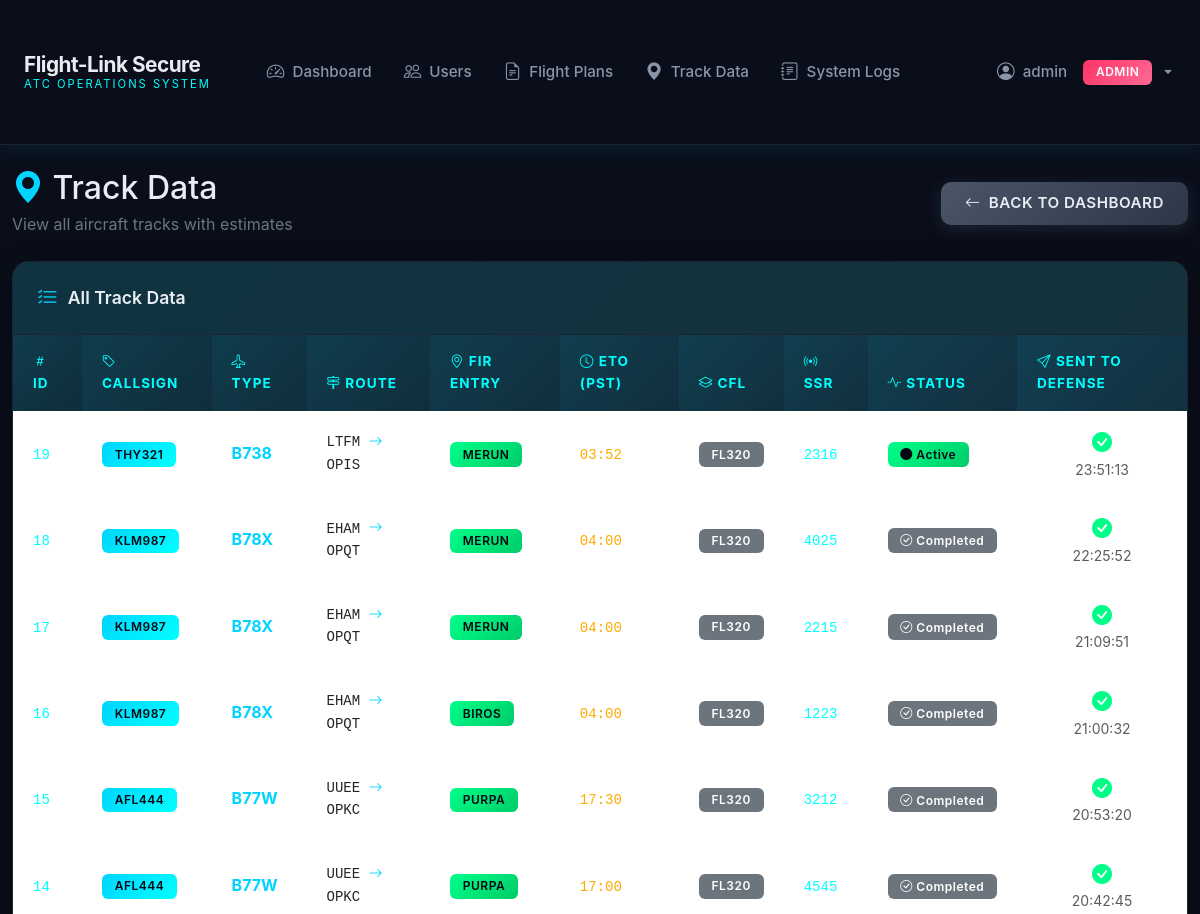
The app's page /admin/track-data (signed in, upper part), older data.
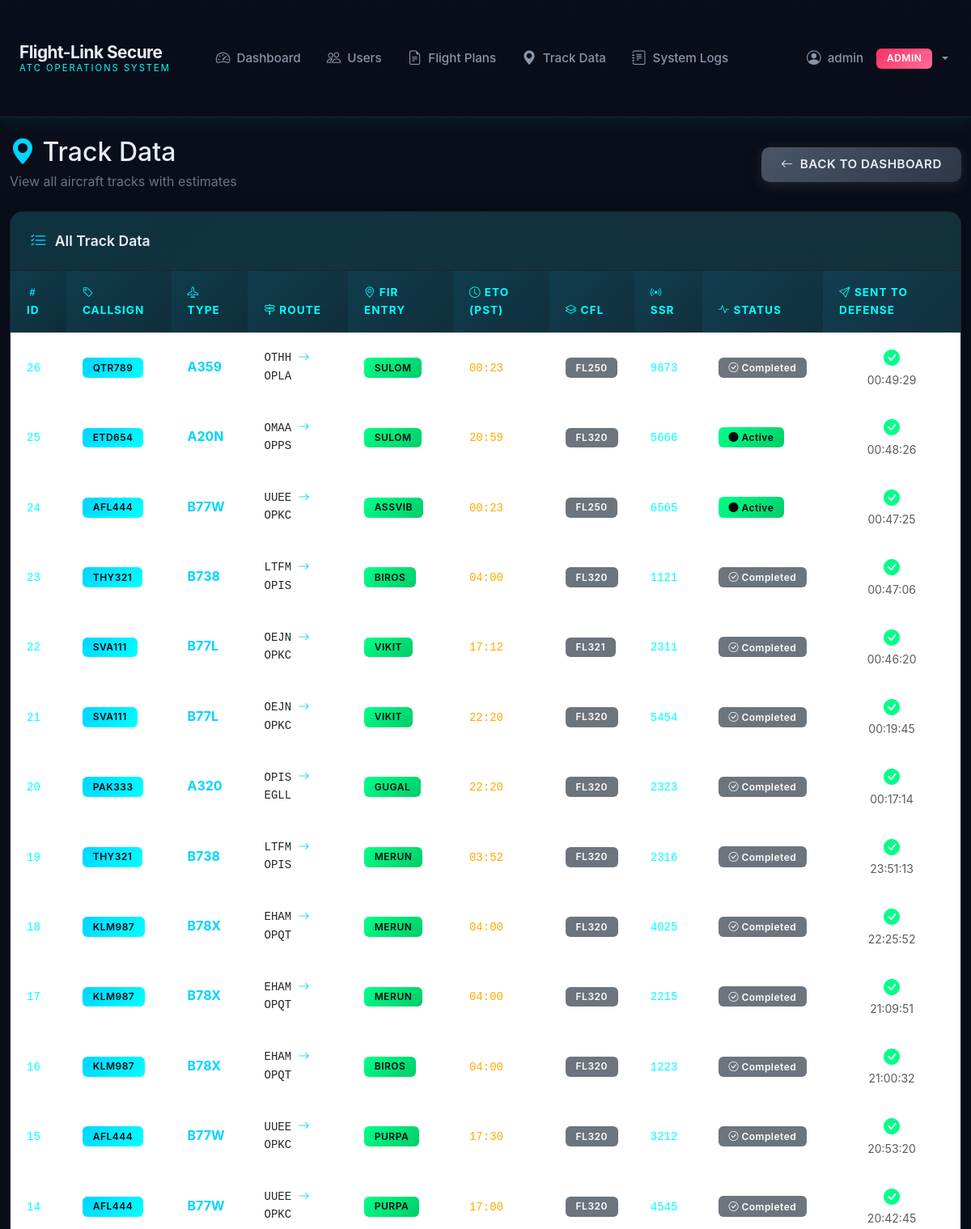
The same page, newer data.
### app/models/__init__.py (models this page shows, shortened)
class TrackData(db.Model):
    __tablename__ = 'track_data'
    id = db.Column(db.Integer, primary_key=True)
    flight_plan_id = db.Column(db.Integer, db.ForeignKey('flight_plans.id'), nullable=False)
    callsign = db.Column(db.String(20), nullable=False, index=True)
    aircraft_type = db.Column(db.String(10), nullable=False)
    departure = db.Column(db.String(4), nullable=False)
    destination = db.Column(db.String(4), nullable=False)
    fir_entry = db.Column(db.String(10), nullable=False)
    speed = db.Column(db.String(10), nullable=False)
    route = db.Column(db.Text, nullable=True)
    eto_utc = db.Column(db.String(4), nullable=False)
    eto_pst = db.Column(db.String(4), nullable=False)
    cfl = db.Column(db.String(3), nullable=False)
    ssr = db.Column(db.String(4), nullable=False)
    status = db.Column(db.String(20), default='active')
    sent_to_defense = db.Column(db.Boolean, default=False)
    sent_at = db.Column(db.DateTime, nullable=True)
    created_by = db.Column(db.Integer, db.ForeignKey('users.id'), nullable=False)
    created_at = db.Column(db.DateTime, default=datetime.utcnow)
    completed_at = db.Column(db.DateTime, nullable=True)
    last_simulated_at = db.Column(db.DateTime, nullable=True)
    current_position = db.Column(db.Text, nullable=True)

### app/routes/admin.py (the view)
@bp.route('/admin/track-data')
@login_required
@admin_required
def admin_track_data():
    tracks = TrackData.query.order_by(TrackData.created_at.desc()).all()
    return render_template('admin/track_data.html', tracks=tracks)

### app/models/__init__.py (called while the page is built)
    @property
    def is_authenticated(self):
        return True

    def is_admin(self):
        return self.role == 'admin'

### templates/admin/track_data.html (shortened to what this page needs)
{% extends "base.html" %}
{% block content %}
<div class="container-fluid py-4">
    <div class="d-flex justify-content-between align-items-center mb-4">
        <div>
            <h2 class="mb-1"><i class="bi bi-geo-alt-fill text-radar-blue"></i> Track Data</h2>
            <p class="text-secondary mb-0">View all aircraft tracks with estimates</p>
        </div>
        <a href="{{ url_for('admin.admin_dashboard') }}" class="btn btn-secondary">
            <i class="bi bi-arrow-left"></i> Back to Dashboard
        </a>
    </div>
    <div class="card">
        <div class="card-header">
            <i class="bi bi-list-check"></i> All Track Data
        </div>
        <div class="card-body p-0">
            <div class="table-responsive">
                <table class="table table-hover mb-0">
                    <thead>
                        <tr>
                            <th><i class="bi bi-hash"></i> ID</th>
                            <th><i class="bi bi-tag"></i> Callsign</th>
                            <th><i class="bi bi-airplane"></i> Type</th>
                            <th><i class="bi bi-signpost-2"></i> Route</th>
                            <th><i class="bi bi-geo-alt"></i> FIR Entry</th>
                            <th><i class="bi bi-clock"></i> ETO (PST)</th>
                            <th><i class="bi bi-layers"></i> CFL</th>
                            <th><i class="bi bi-broadcast"></i> SSR</th>
                            <th><i class="bi bi-activity"></i> Status</th>
                            <th><i class="bi bi-send"></i> Sent to Defense</th>
                        </tr>
                    </thead>
                    <tbody>
                        {% for track in tracks %}
                        <tr>
                            <td><code class="text-radar-cyan">{{ track.id }}</code></td>
                            <td><span class="badge badge-primary">{{ track.callsign }}</span></td>
                            <td><strong class="text-radar-blue">{{ track.aircraft_type }}</strong></td>
                            <td class="font-monospace small">{{ track.departure }} <i class="bi bi-arrow-right text-radar-blue"></i> {{ track.destination }}</td>
                            <td><span class="badge badge-success">{{ track.fir_entry }}</span></td>
                            <td><code class="text-radar-amber">{{ track.eto_pst[:2] }}:{{ track.eto_pst[2:] }}</code></td>
                            <td><span class="badge bg-secondary">FL{{ track.cfl }}</span></td>
                            <td><code class="text-radar-cyan">{{ track.ssr }}</code></td>
                            <td>
                                {% if track.status == 'active' %}
                                    <span class="badge badge-success"><i class="bi bi-circle-fill"></i> Active</span>
                                {% else %}
                                    <span class="badge bg-secondary"><i class="bi bi-check-circle"></i> Completed</span>
                                {% endif %}
                            </td>
                            <td>
                                {% if track.sent_to_defense %}
                                    <div class="d-flex flex-column align-items-center">
                                        <i class="bi bi-check-circle-fill text-radar-green fs-5"></i>
                                        <small class="text-muted">{{ track.sent_at.strftime('%H:%M:%S') if track.sent_at else '' }}</small>
                                    </div>
                                {% else %}
                                    <i class="bi bi-x-circle-fill text-radar-amber fs-5"></i>
                                {% endif %}
                            </td>
                        </tr>
                        {% endfor %}
                    </tbody>
                </table>
            </div>
        </div>
    </div>
</div>
{% endblock %}

Row changes from the older to the newer data that the page shows:
added TrackData: id "26", callsign "QTR789", aircraft_type "A359", departure "OTHH", destination "OPLA", fir_entry "SULOM", eto_pst "00", eto_pst "23", cfl "250", ssr "9873", status "completed" (drawn), sent_at "00:49:29"
added TrackData: id "25", callsign "ETD654", aircraft_type "A20N", departure "OMAA", destination "OPPS", fir_entry "SULOM", eto_pst "20", eto_pst "59", cfl "320", ssr "5666", status "active" (drawn), sent_at "00:48:26"
added TrackData: id "24", callsign "AFL444", aircraft_type "B77W", departure "UUEE", destination "OPKC", fir_entry "ASSVIB", eto_pst "00", eto_pst "23", cfl "250", ssr "6565", status "active" (drawn), sent_at "00:47:25"
added TrackData: id "23", callsign "THY321", aircraft_type "B738", departure "LTFM", destination "OPIS", fir_entry "BIROS", eto_pst "04", eto_pst "00", cfl "320", ssr "1121", status "completed" (drawn), sent_at "00:47:06"
added TrackData: id "22", callsign "SVA111", aircraft_type "B77L", departure "OEJN", destination "OPKC", fir_entry "VIKIT", eto_pst "17", eto_pst "12", cfl "321", ssr "2311", status "completed" (drawn), sent_at "00:46:20"
added TrackData: id "21", callsign "SVA111", aircraft_type "B77L", departure "OEJN", destination "OPKC", fir_entry "VIKIT", eto_pst "22", eto_pst "20", cfl "320", ssr "5454", status "completed" (drawn), sent_at "00:19:45"
added TrackData: id "20", callsign "PAK333", aircraft_type "A320", departure "OPIS", destination "EGLL", fir_entry "GUGAL", eto_pst "22", eto_pst "20", cfl "320", ssr "2323", status "completed" (drawn), sent_at "00:17:14"
changed TrackData id 19: status "Active" → "Completed"
